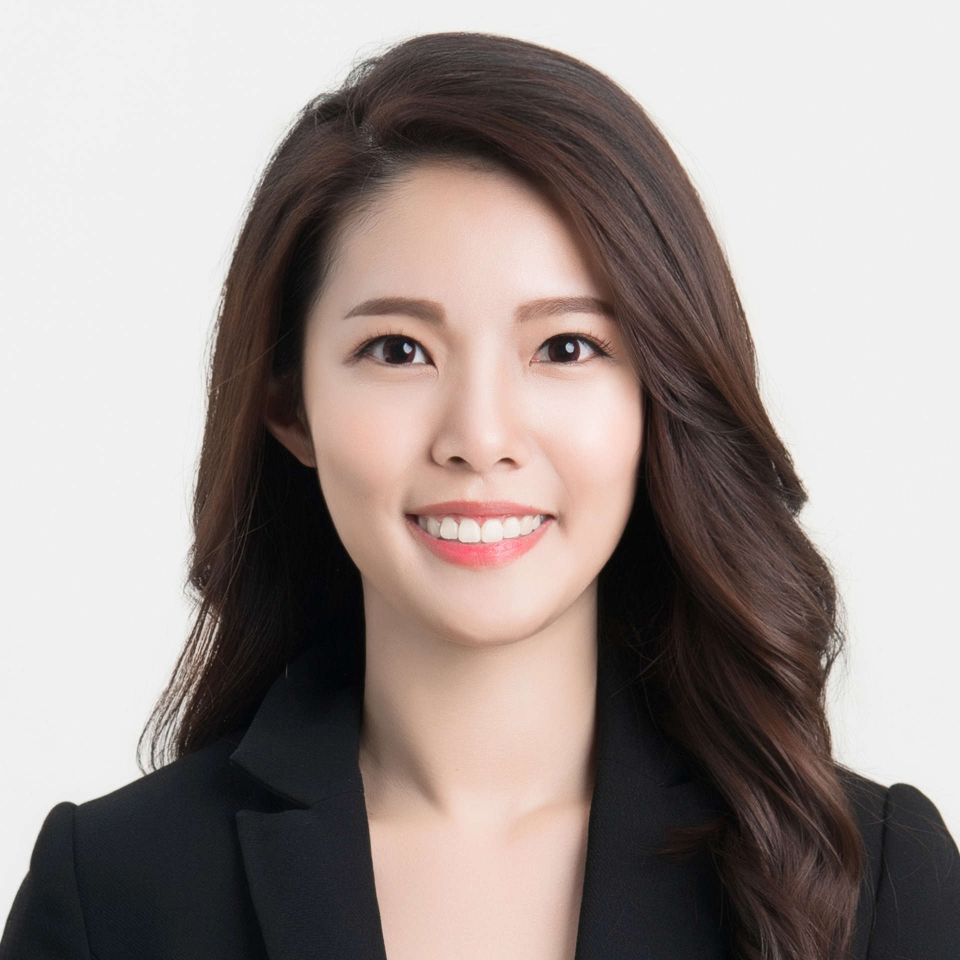
#> input picture Image/people.jpg, 1920 x 1920 px (shown at 1/2 size)
$ python Monochrome.py   (older library calls are emulated)
#> lines starting #> are read from the running program, lines starting #| are printed output that depends on the picture; after the words box and inside, x2 and y2 are one past the last pixel; in counts of white or black regions, pixels touching at a corner belong together
#!/usr/bin/env python
# coding: utf-8

# In[237]:


from PIL import Image, ImageEnhance, ImageFilter

import requests
from io import BytesIO
from IPython.display import Image as ImageDisplay

outputfile = "Image/modified.png"
cat = "Image/cat.jpg"
cake = "Image/cake.jpg"
woman = "Image/people.jpg"
man = "Image/man.jpg"


# In[244]:


img = Image.open(woman)
#> img is the input picture: PIL image 1920x1920 RGB; mean R, G, B 158.1, 147.6, 144.4

basewidth = 300
wpercent = (basewidth / float(img.size[0]))
#> wpercent = 0.156
hsize = int((float(img.size[1]) * float(wpercent)))
#> hsize = 300
img = img.resize((basewidth, hsize), Image.ANTIALIAS)
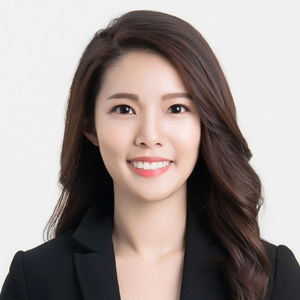
#> img: PIL image 300x300 RGB; mean R, G, B 158.1, 147.6, 144.4
img


# In[245]:


### contrast -> monochrome
modifyImg = ImageEnhance.Contrast(img)
newImg = modifyImg.enhance(5)
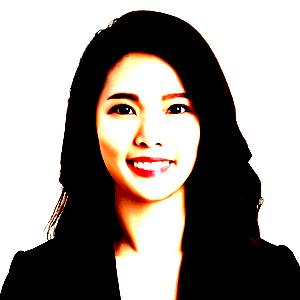
#> newImg: PIL image 300x300 RGB; mean R, G, B 151.3, 143.7, 138.6
grayImg = newImg.convert('1', dither=Image.NONE)
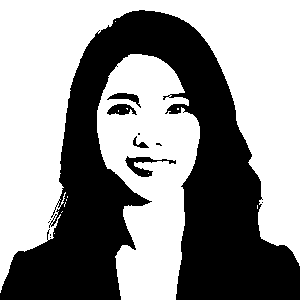
#> grayImg: PIL image 300x300 1; 57.3% white; 12 black regions (7 under 20 px), largest, box (x1, y1, x2, y2) and area: (0, 10, 300, 300) 37537, (125, 156, 176, 177) 355, (107, 104, 137, 115) 220, (107, 93, 141, 108) 182, (133, 136, 149, 148) 71
grayImg


# In[246]:


### monochrome
img.convert('1', dither=Image.NONE)


# In[247]:


### blur -> contrast -> monochrome
testImg = img.filter(ImageFilter.BLUR)
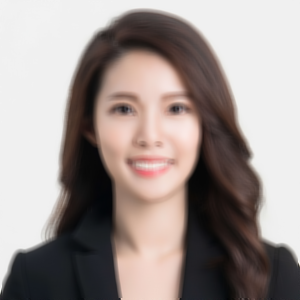
#> testImg: PIL image 300x300 RGB; mean R, G, B 158.1, 147.7, 144.4
modifyBlurImg = ImageEnhance.Contrast(testImg)
bwImg = modifyBlurImg.enhance(10).convert('1', dither=Image.NONE)
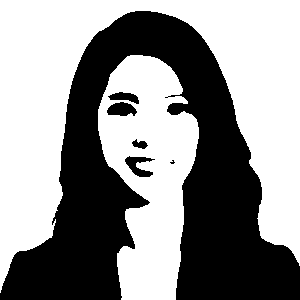
#> bwImg: PIL image 300x300 1; 56.7% white; 6 black regions (1 under 20 px), largest, box (x1, y1, x2, y2) and area: (0, 11, 300, 300) 38068, (125, 156, 155, 177) 311, (107, 102, 137, 116) 305, (108, 92, 139, 104) 208, (132, 139, 148, 149) 93
bwImg


# In[248]:


### monochrome -> blur
img.convert('1', dither=Image.NONE).filter(ImageFilter.BLUR)


# In[249]:


### blur -> contrast -> monochrome -> blur
bwImg.filter(ImageFilter.BLUR)
